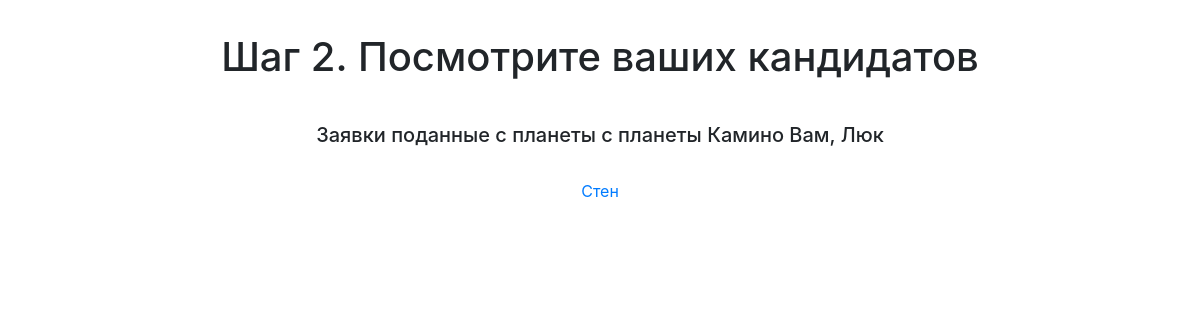
/academy/jedi/1/, run on the app's committed database.
### project/models.py (models this page shows, shortened)
class Jedi(models.Model): #Джедаи
	name = models.CharField(max_length=50, help_text="Введите имя")
	planet = models.ForeignKey(Planet, on_delete = models.DO_NOTHING)
	def __str__(self):
		return self.name

class Planet(models.Model): #Планеты
    planet_name = models.CharField(max_length=50, help_text="Введите планету")
    def __str__(self):
    	return self.planet_name

class Cand(models.Model): #Кандидаты
    name = models.CharField(max_length=50, help_text="Введите имя")
    age = models.IntegerField(help_text="Сколько вам лет?")
    email = models.EmailField(help_text="ivanov@gmail.com")
    planet = models.ForeignKey(Planet, on_delete = models.DO_NOTHING)
    his_jedi = models.ForeignKey(Jedi, null=True, on_delete = models.SET_NULL)
    num_answer = models.IntegerField(null = True, help_text="Количество правильных ответов")

### project/views.py (the view)
# urls.py: path('jedi/<int:id>/', Jedi_name, name='jedi_name'),
def Jedi_name(request, id):
		model = Jedi, Cand
		id = Jedi.objects.get(id__iexact=id)
		field = Jedi.objects.all()
		field_cand = Cand.objects.all()
		return render(request, 'jedi/jedi_list.html', context={'id':id, 'field':field, 'field_cand':field_cand})

### templates/jedi/jedi_list.html (shortened to what this page needs)
<!DOCTYPE html>
{% load staticfiles %}
<html lang="en">
<head>
	<link rel="stylesheet" href="https://stackpath.bootstrapcdn.com/bootstrap/4.1.3/css/bootstrap.min.css">
	<link rel="stylesheet" href="{% static "css/indexdjango-1.css" %}">
</head>
<body>
	<div class="container">
		<h1>Шаг 2. Посмотрите ваших кандидатов</h1>
		<h5>
			Заявки поданные с планеты с планеты
			{% for jedi in field %}
				{% if jedi.id == id.id %}
					{{ jedi.planet }}
				{% endif %}
			{% endfor %}
			Вам, {{ id }}
		</h5>
		<br>
		{% for jedi in field %}
			{% for cand in field_cand %}
				{% if jedi.id == id.id %}
					{% if jedi.planet == cand.planet %}
						<a href="cand{{ cand.id }}">{{ cand.name }}</a><br>
					{% endif %}
				{% endif %}
			{% endfor %}
		{% endfor %}
	</div>
	<link rel="stylesheet" href="https://stackpath.bootstrapcdn.com/bootstrap/4.1.3/css/bootstrap.min.css">
	<link rel="stylesheet" href="{% static "css/indexdjango-1.css" %}">
</body>
</html>

### static/css/indexdjango-1.css (style rules this page uses)
.container { text-align:center; }
h1 { padding-bottom:3%; padding-top:3%; }

### data on the page
Jedi: planet "Камино", name "Люк"
Cand: name "Стен"
